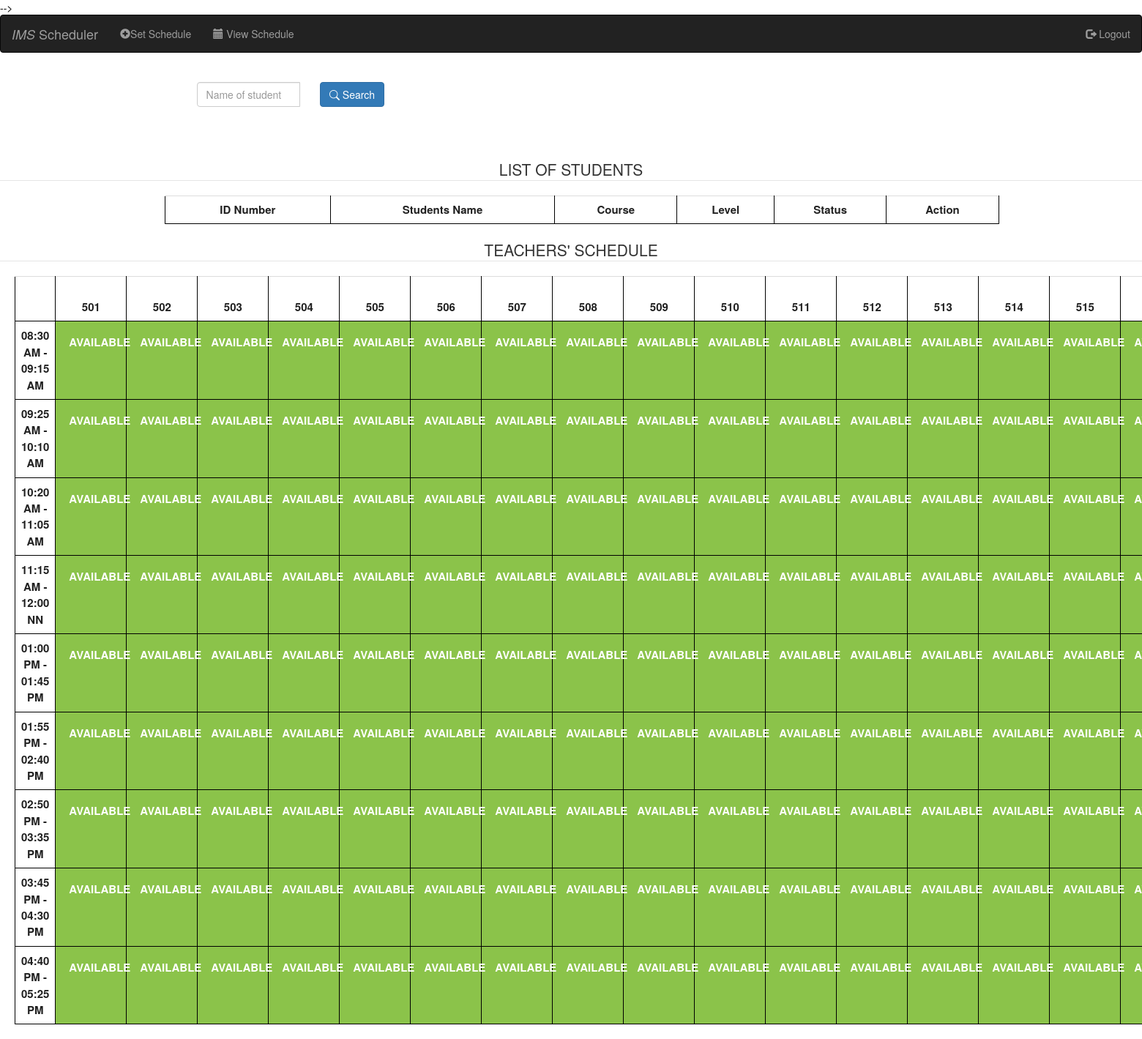
The app's page /schedulelist.php with its own data.
### tables this page shows
CREATE TABLE `rooms` (
  `room_id` int(11) NOT NULL,
  `room` varchar(250) NOT NULL,
  `is_group` tinyint(1) NOT NULL
);

### teacherlist.php (the view, shortened to what the rows shown need)
<?php
include_once("header.php");
include_once("navbar.php");
require 'databaasee.php';
?>
<html>
<head>
</head>
<body>
    <div class="" style="margin:20px">
        <?php
                $selectAllRoomsQuery = "SELECT * FROM rooms WHERE room_id NOT IN (71,83);";
                $selectAllRoomsQueryResult = mysqli_query($connect, $selectAllRoomsQuery) or die(mysqli_error($connect));
                echo "<div class=''>";
                echo "<table class='teacherTable table table-primary' style='width:100%;table-layout:auto;'>";
                echo "<tr>";
                echo "<td align='center' height='50'>";
                while ($selectAllRoomsRow = mysqli_fetch_assoc($selectAllRoomsQueryResult)) {
                    $roomName = $selectAllRoomsRow["room"];
                    echo "<td align='center' height='50' width='100'><br>
                        <b>$roomName</b></br>
                    </td>";
                }
                echo "</tr>";
                echo "<tr>
                    <td align='center' height='50'>
                        <b>08:30 AM - 09:15 AM</b>";
                echo "</td>";
                echo "</tr>
                <tr>
                    <td align='center' height='50'>
                        <b>09:25 AM - 10:10 AM</b>
                    </td>";
                echo "</tr>
                <tr>
                    <td align='center' height='50'>
                        <b>10:20 AM - 11:05 AM</b>
                    </td>";
                echo "</tr>
                <tr>
                    <td align='center' height='50'>
                        <b>11:15 AM - 12:00 NN</b>
                    </td>";
                echo "</tr>
                <tr>
                    <td align='center' height='50'>
                        <b>01:00 PM - 01:45 PM</b>
                    </td>";
                echo "</tr>
                <tr>
                    <td align='center' height='50'>
                        <b>01:55 PM - 02:40 PM</b>
                    </td>";
               echo "</tr>
                <tr>
                    <td align='center' height='50'>
                        <b>02:50 PM - 03:35 PM</b>
                    </td>";
                echo "</tr>
                <tr>
                    <td align='center' height='50'>
                        <b>03:45 PM - 04:30 PM</b>
                    </td>";
                echo "</tr>
                <tr>
                    <td align='center' height='50'>
                        <b>04:40 PM - 05:25 PM</b>
                    </td>";
               echo"</tr>
            </table></div>";
        ?>
</body>
</html>
<?php
include_once("footer.php");
?>

### records on screen
rooms: room "501"
rooms: room "502"
rooms: room "503"
rooms: room "504"
rooms: room "505"
rooms: room "506"
rooms: room "507"
rooms: room "508"
rooms: room "509"
rooms: room "510"
rooms: room "511"
rooms: room "512"
rooms: room "513"
rooms: room "514"
rooms: room "515"
